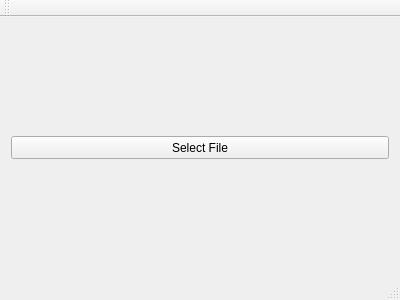
<?xml version="1.0" encoding="UTF-8"?>
<ui version="4.0">
 <class>MainWindow</class>
 <widget class="QMainWindow" name="MainWindow">
  <property name="geometry">
   <rect>
    <x>0</x>
    <y>0</y>
    <width>400</width>
    <height>300</height>
   </rect>
  </property>
  <property name="windowTitle">
   <string>Graph Viewer</string>
  </property>
  <widget class="QWidget" name="centralWidget">
   <layout class="QGridLayout" name="gridLayout_2">
    <item row="0" column="1">
     <layout class="QVBoxLayout" name="verticalLayout">
      <item>
       <widget class="QPushButton" name="pushButton">
        <property name="minimumSize">
         <size>
          <width>0</width>
          <height>23</height>
         </size>
        </property>
        <property name="text">
         <string>Select File</string>
        </property>
       </widget>
      </item>
     </layout>
    </item>
   </layout>
  </widget>
  <widget class="QToolBar" name="mainToolBar">
   <attribute name="toolBarArea">
    <enum>TopToolBarArea</enum>
   </attribute>
   <attribute name="toolBarBreak">
    <bool>false</bool>
   </attribute>
  </widget>
  <widget class="QStatusBar" name="statusBar"/>
  <widget class="QMenuBar" name="menuBar">
   <property name="geometry">
    <rect>
     <x>0</x>
     <y>0</y>
     <width>400</width>
     <height>21</height>
    </rect>
   </property>
  </widget>
 </widget>
 <layoutdefault spacing="6" margin="11"/>
 <resources/>
 <connections/>
</ui>
